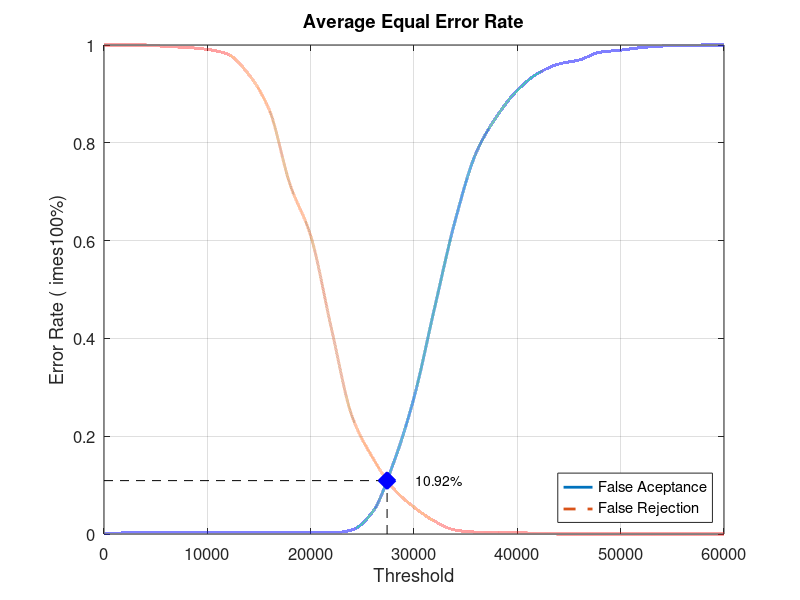
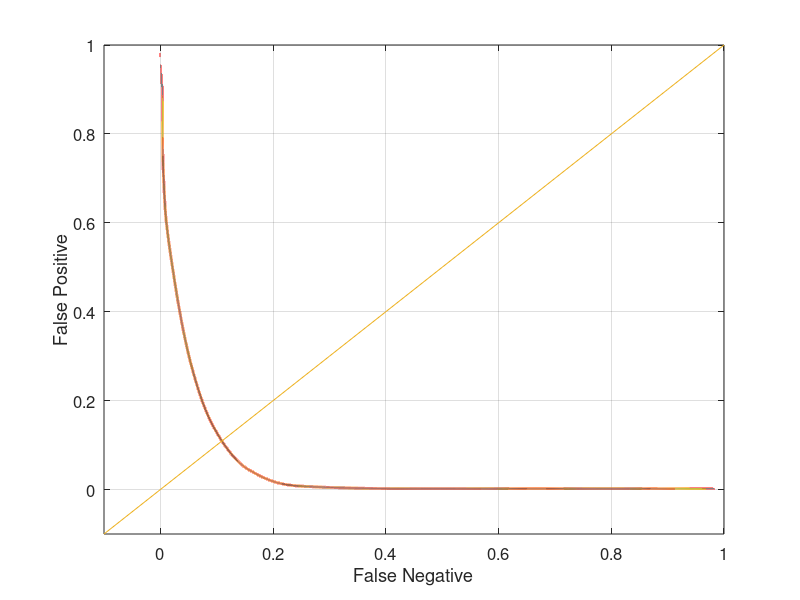

Write MATLAB code to recreate these figures, in order.
close all;
clear;
clc;
x = 0:2000:60000;
xq = 0:0.5:60000;

y0 = [0 0.00210526 0.00210526 0.00210526 0.00210526 0.00210526 0.00210526 0.00210526 0.00210526 0.00210526 0.00210526 0.00210526 0.00842105 0.0452632 0.144211 0.278947 0.463158 0.642105 0.778947 0.853684 0.907368 0.942105 0.961053 0.969474 0.985263 0.989474 0.994737 0.997895 0.998947 1 1]
yy0 = interp1(x, y0, xq, 'pchip');
y1 = [1 1 1 0.997 0.995 0.991 0.981 0.94 0.867 0.715 0.61 0.421 0.241 0.156 0.093 0.055 0.026 0.008 0.004 0.004 0.003 0.001 0 0 0 0 0 0 0 0 0]
yy1 = interp1(x, y1, xq, 'pchip');

% Calculating EER: 
y2 = abs(y0 - y1);
find(y2 == min(y2))
yy2 = abs(yy0 - yy1);
xEER = find(yy2 == min(yy2));
xEERIndex = xq(xEER) % X-axis EER
yEER = yy0(xEER) % Y-axis EER

main = figure
plot(xq, yy0,'-','LineWidth', 2);	hold on
plot(xq, yy1,'--','LineWidth', 2);	hold on
plot([xEERIndex xEERIndex], [0 yEER], 'k--');	hold on
plot([0 xEERIndex], [yEER yEER], 'k--');	hold on
plot(xEERIndex, yEER, 'bx', 'LineWidth', 10);	hold on
text(xEERIndex + 10 * xEERIndex / 100, yEER, [num2str(round((10000 * yEER)) / 100) '%'])
legend('False Aceptance', 'False Rejection', 'Location', 'SouthEast')
xlabel('Threshold')
ylabel('Error Rate (	imes100%)')
title('Average Equal Error Rate')
set(gca, 'FontSize', 12)
axis([0 60000 0 1])
grid on

print(main, 'Database2AverageMain', '-dpng');
FNRxFPR = figure('Color', [1 1 1]);
plot(yy1, yy0, '-', yy1, yy0, 'LineWidth', 2);
hold on
y = -0.1:0.1:1
plot(y, y); 
set(gca, 'FontSize', 12)
xlabel('False Negative')
ylabel('False Positive')
axis([-0.1 1 -0.1 1])
set(gca, 'FontSize', 12)
grid on

print(FNRxFPR, 'Database2AverageFNRxFPR','-dpng');
